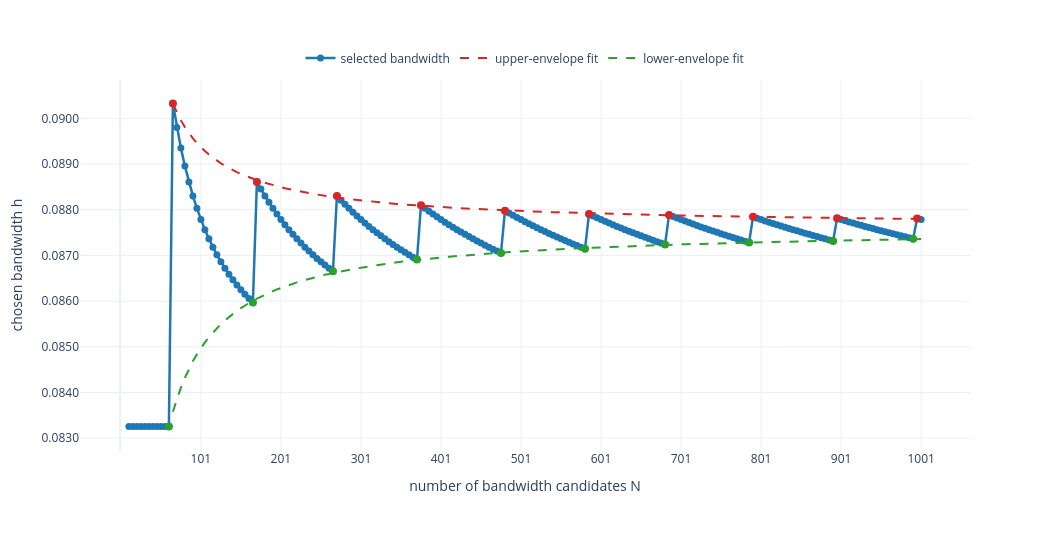

This figure's notebook cell:
### Markdown cell above
### Grid-fineness sensitivity at $\lambda=1$

This experiment reuses the same fixed sample and bandwidth interval while varying the number $N=11,16,\ldots,1001$ of bandwidth candidates linear in $\psi_\beta$. It plots $N$ against the chosen bandwidth $h$ at $\lambda=1$. The hover information also reports the selected grid index and normalized grid position. The upper and lower local peaks are fitted in log-bandwidth coordinates by $\log h=c+b/(N-1)$, with a shared limiting value $c$; the fitted curves begin at the first complete pair of detected peaks so they do not distort the vertical scale. Set `stationary_example_grid_fineness_show_envelope_fits=False` to hide the fits and peak markers.

### Code cell
stationary_example_grid_fineness_lambda = 1.0
stationary_example_grid_fineness_show_envelope_fits = True
stationary_example_grid_fineness_N_values = np.arange(
    11, 1002, 5, dtype=int
)
stationary_example_grid_fineness_tick_values = np.arange(
    101, 1002, 100, dtype=int
)
stationary_example_grid_fineness_selected_indices = np.empty(
    len(stationary_example_grid_fineness_N_values), dtype=int
)
stationary_example_grid_fineness_selected_bandwidths = np.empty(
    len(stationary_example_grid_fineness_N_values), dtype=float
)

for position, current_N in enumerate(
    stationary_example_grid_fineness_N_values
):
    current_grid = bandwidth_grid_linear_in_psi_beta(
        h_min=stationary_example_h_min,
        h_max=stationary_example_h_max,
        beta=stationary_example_beta,
        grid_size=int(current_N),
    )
    current_similarity = beta2_similarity_matrix_fft(
        samples=stationary_example_samples,
        h_grid=current_grid,
        tau=stationary_example_grid_fineness_lambda,
        half_width=stationary_example_half_width,
        spatial_points=stationary_example_spatial_points,
    )
    current_stationary_mass = doob_stationary_mass(
        current_similarity
    )
    current_selected_index = int(
        np.argmax(current_stationary_mass)
    )
    stationary_example_grid_fineness_selected_indices[
        position
    ] = current_selected_index
    stationary_example_grid_fineness_selected_bandwidths[
        position
    ] = current_grid[current_selected_index]

stationary_example_grid_fineness_figure = plot_bandwidth_grid_stability(
    grid_sizes=stationary_example_grid_fineness_N_values,
    selected_bandwidths=(
        stationary_example_grid_fineness_selected_bandwidths
    ),
    selected_indices=stationary_example_grid_fineness_selected_indices,
    show_envelope_fits=(
        stationary_example_grid_fineness_show_envelope_fits
    ),
    tick_values=stationary_example_grid_fineness_tick_values,
)
save_thesis_plotly_figure(
    stationary_example_grid_fineness_figure,
    "grid_fineness_chosen_bandwidths.png",
)
stationary_example_grid_fineness_figure.show()

### Figure 1 — Plotly figure (JSON) as saved in the notebook; plotly's stock layout.template omitted (floating-point values rounded to 4 significant figures; data arrays with more than 128 entries replaced by an {"elided": "..."} marker saying what was removed)
{"data": [{"customdata": {"elided": "199x2 float values"}, "hovertemplate": "N=%{x}<br>chosen bandwidth h=%{y:.6g}<br>chosen grid index=%{customdata[0]:.0f}<br>normalized index=%{customdata[1]:.6f}<extra></extra>", "line": {"color": "#1f77b4", "width": 2.5}, "marker": {"size": 7}, "mode": "lines+markers", "name": "selected bandwidth", "showlegend": true, "type": "scatter", "x": {"elided": "199 int values"}, "y": {"elided": "199 float values"}}, {"line": {"color": "#d62728", "dash": "dash", "width": 2}, "mode": "lines", "name": "upper-envelope fit", "type": "scatter", "visible": true, "x": {"elided": "188 int values"}, "y": {"elided": "188 float values"}}, {"line": {"color": "#2ca02c", "dash": "dash", "width": 2}, "mode": "lines", "name": "lower-envelope fit", "type": "scatter", "visible": true, "x": {"elided": "188 int values"}, "y": {"elided": "188 float values"}}, {"marker": {"color": "#d62728", "size": 8}, "mode": "markers", "name": "upper peaks", "showlegend": false, "type": "scatter", "visible": true, "x": [66, 171, 271, 376, 481, 586, 686, 791, 896, 996], "y": [0.09033, 0.08861, 0.0883, 0.0881, 0.08798, 0.0879, 0.08789, 0.08784, 0.08781, 0.08781]}, {"marker": {"color": "#2ca02c", "size": 8}, "mode": "markers", "name": "lower peaks", "showlegend": false, "type": "scatter", "visible": true, "x": [61, 166, 266, 371, 476, 581, 681, 786, 891, 991], "y": [0.08326, 0.08597, 0.08665, 0.08691, 0.08705, 0.08715, 0.08724, 0.08728, 0.08732, 0.08736]}], "layout": {"height": 550, "legend": {"orientation": "h", "x": 0.5, "xanchor": "center", "y": 1.02, "yanchor": "bottom"}, "margin": {"b": 100, "t": 80}, "width": 1050, "xaxis": {"tickmode": "array", "tickvals": [101, 201, 301, 401, 501, 601, 701, 801, 901, 1001], "title": {"text": "number of bandwidth candidates N"}}, "yaxis": {"tickformat": ".4f", "title": {"text": "chosen bandwidth h"}}}}
